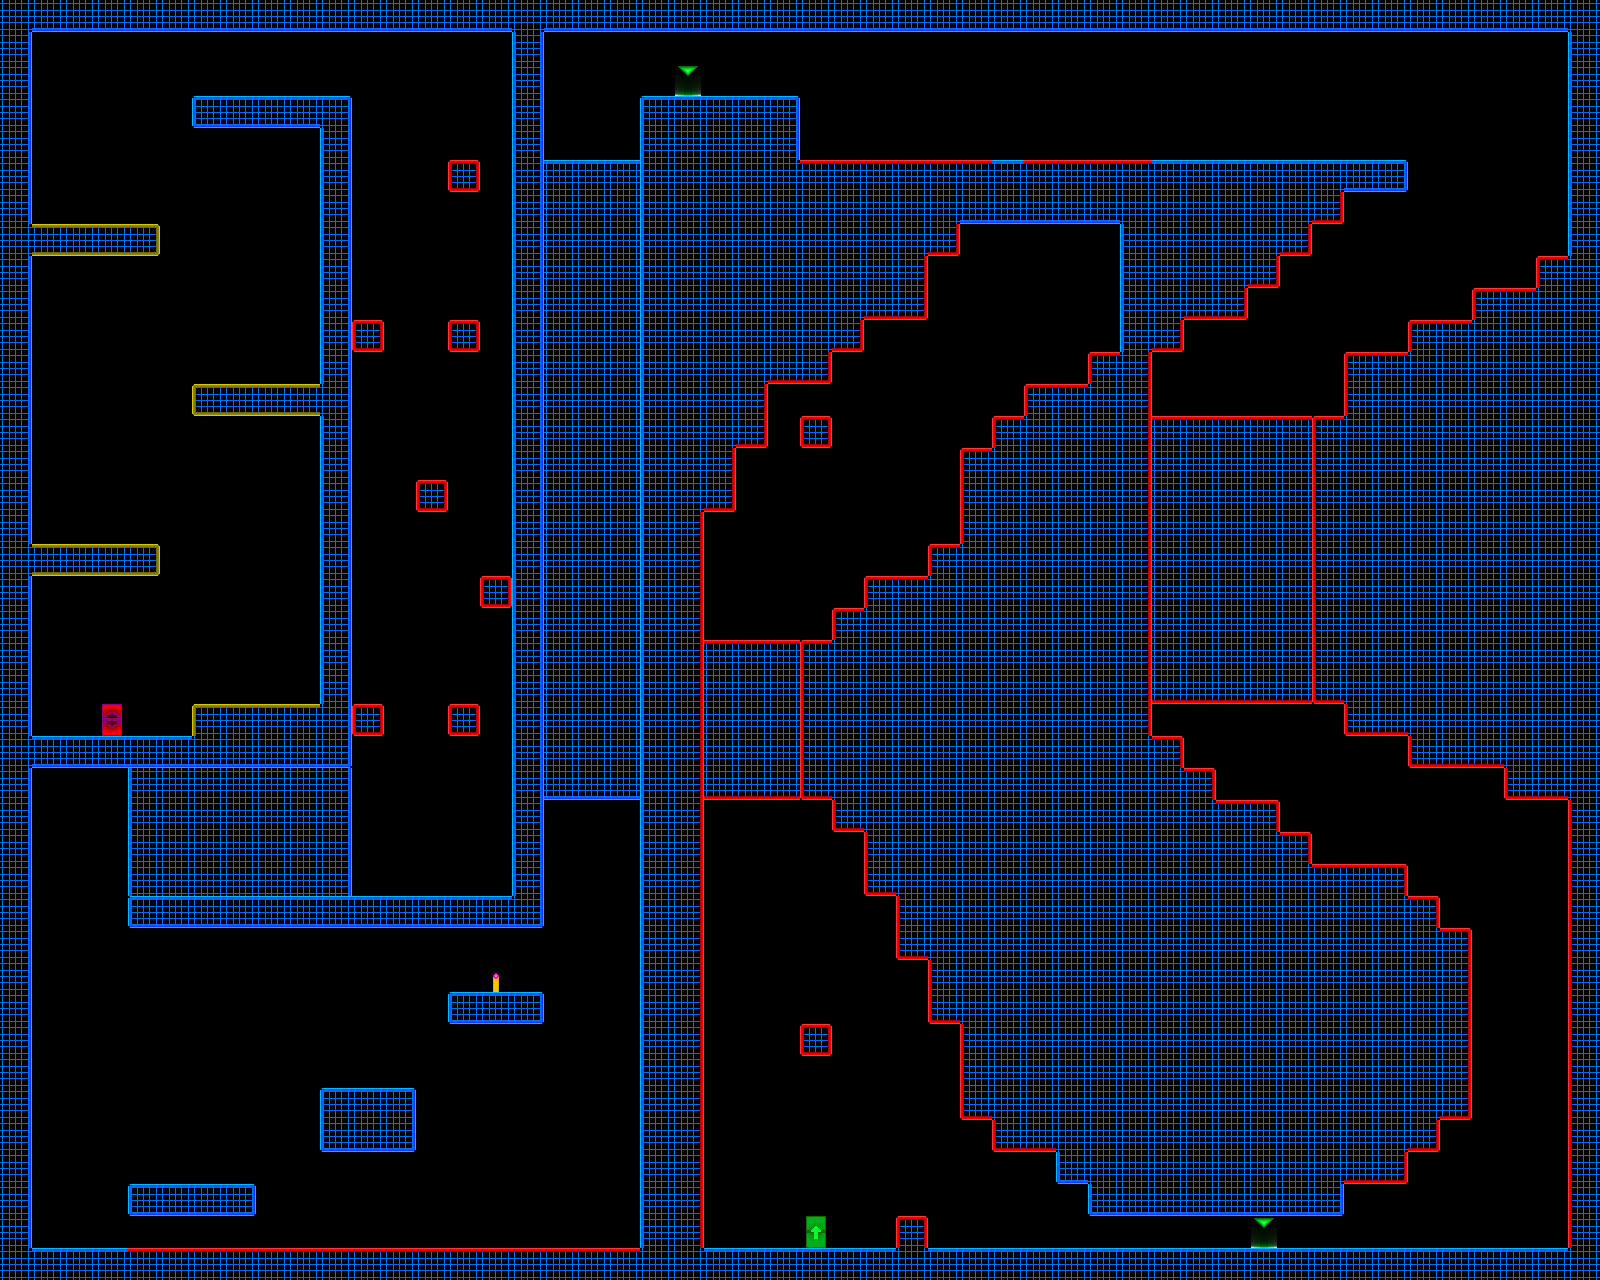

Below is a game level as drawn by its tile map, then a one-line description and the .tmx that defines it (tile-layer data replaced by summaries):
An orthogonal 50x40 tile map with 32x32 px tiles, 1 tile layer (Tile Layer 1) and 101 objects.

<map version="1.0" orientation="orthogonal" renderorder="right-down" width="50" height="40" tilewidth="32" tileheight="32" nextobjectid="105">
 <tileset firstgid="1" name="TestTile" tilewidth="32" tileheight="32" tilecount="117" columns="13">
  <image source="resources/tiles/TestTile.png" width="416" height="288" />
 </tileset>
 <layer name="Tile Layer 1" width="50" height="40">
  <data>[2000 cells, 1033 non-empty, 32 distinct tile ids]</data>
 </layer>
 <objectgroup name="Triggers" visible="0">
  <object id="1" x="96" y="704" width="32" height="32">
   <properties>
    <property name="playerEntrance" value="" />
   </properties>
  </object>
  <object id="2" x="800" y="1216" width="32" height="32">
   <properties>
    <property name="playerExit" value="" />
   </properties>
  </object>
  <object id="3" x="768" y="64" width="32" height="32">
   <properties>
    <property name="ToggleGlitch" value="featherFalling" />
   </properties>
  </object>
  <object id="4" x="1184" y="1216" width="32" height="32">
   <properties>
    <property name="ToggleGlitch" value="featherFalling,gravity" />
   </properties>
  </object>
  <object id="5" x="1152" y="416" width="160" height="288">
   <properties>
    <property name="GlitchedAnimation" value="" />
   </properties>
  </object>
  <object id="6" x="704" y="640" width="96" height="160">
   <properties>
    <property name="GlitchedAnimation" value="" />
   </properties>
  </object>
  <object id="7" x="128" y="768" width="224" height="128">
   <properties>
    <property name="GlitchedAnimation" value="" />
   </properties>
  </object>
  <object id="8" x="544" y="160" width="96" height="640">
   <properties>
    <property name="GlitchedAnimation" value="" />
   </properties>
  </object>
  <object id="9" x="32" y="1248" width="96" height="32">
   <properties>
    <property name="blocker" value="t" />
   </properties>
  </object>
  <object id="10" x="704" y="1248" width="864" height="32">
   <properties>
    <property name="blocker" value="t" />
   </properties>
  </object>
  <object id="11" x="1248" y="1216" width="32" height="32">
   <properties>
    <property name="CheckPoint" value="1" />
   </properties>
  </object>
  <object id="12" x="672" y="64" width="32" height="32">
   <properties>
    <property name="CheckPoint" value="1" />
   </properties>
  </object>
  <object id="13" x="128" y="896" width="384" height="32">
   <properties>
    <property name="blocker" value="tbl" />
   </properties>
  </object>
  <object id="14" x="512" y="896" width="32" height="32">
   <properties>
    <property name="blocker" value="br" />
   </properties>
  </object>
  <object id="15" x="512" y="32" width="32" height="864">
   <properties>
    <property name="blocker" value="lr" />
   </properties>
  </object>
  <object id="16" x="32" y="736" width="160" height="32">
   <properties>
    <property name="blocker" value="tb" />
   </properties>
  </object>
  <object id="17" x="320" y="128" width="32" height="608">
   <properties>
    <property name="blocker" value="lr" />
   </properties>
  </object>
  <object id="18" x="320" y="736" width="32" height="32">
   <properties>
    <property name="blocker" value="bl" />
   </properties>
  </object>
  <object id="19" x="192" y="736" width="128" height="32">
   <properties>
    <property name="blocker" value="b" />
   </properties>
  </object>
  <object id="20" x="320" y="96" width="32" height="32" />
  <object id="21" x="192" y="96" width="128" height="32">
   <properties>
    <property name="blocker" value="tbl" />
   </properties>
  </object>
  <object id="22" x="32" y="0" width="1536" height="32">
   <properties>
    <property name="blocker" value="b" />
   </properties>
  </object>
  <object id="23" x="0" y="32" width="32" height="1216">
   <properties>
    <property name="blocker" value="r" />
   </properties>
  </object>
  <object id="24" x="1568" y="32" width="32" height="224">
   <properties>
    <property name="blocker" value="l" />
   </properties>
  </object>
  <object id="25" x="128" y="1184" width="128" height="32">
   <properties>
    <property name="blocker" value="tblr" />
   </properties>
  </object>
  <object id="26" x="448" y="992" width="96" height="32">
   <properties>
    <property name="blocker" value="tblr" />
   </properties>
  </object>
  <object id="27" x="320" y="1088" width="96" height="64">
   <properties>
    <property name="blocker" value="tblr" />
   </properties>
  </object>
  <object id="28" x="448" y="160" width="32" height="32">
   <properties>
    <property name="deadly" value="tbrl" />
   </properties>
  </object>
  <object id="29" x="448" y="320" width="32" height="32">
   <properties>
    <property name="deadly" value="tbrl" />
   </properties>
  </object>
  <object id="30" x="352" y="320" width="32" height="32">
   <properties>
    <property name="deadly" value="tbrl" />
   </properties>
  </object>
  <object id="31" x="416" y="480" width="32" height="32">
   <properties>
    <property name="deadly" value="tbrl" />
   </properties>
  </object>
  <object id="32" x="480" y="576" width="32" height="32">
   <properties>
    <property name="deadly" value="tbrl" />
   </properties>
  </object>
  <object id="33" x="448" y="704" width="32" height="32">
   <properties>
    <property name="deadly" value="tbrl" />
   </properties>
  </object>
  <object id="34" x="352" y="704" width="32" height="32">
   <properties>
    <property name="deadly" value="tbrl" />
   </properties>
  </object>
  <object id="35" x="800" y="416" width="32" height="32">
   <properties>
    <property name="deadly" value="tbrl" />
   </properties>
  </object>
  <object id="36" x="800" y="1024" width="32" height="32">
   <properties>
    <property name="deadly" value="tbrl" />
   </properties>
  </object>
  <object id="37" x="896" y="1216" width="32" height="32">
   <properties>
    <property name="deadly" value="tbrl" />
   </properties>
  </object>
  <object id="38" x="640" y="160" width="32" height="1088">
   <properties>
    <property name="blocker" value="l" />
   </properties>
  </object>
  <object id="40" x="640" y="96" width="160" height="64">
   <properties>
    <property name="blocker" value="tlr" />
   </properties>
  </object>
  <object id="41" x="1152" y="160" width="256" height="32">
   <properties>
    <property name="blocker" value="tbr" />
   </properties>
  </object>
  <object id="42" x="800" y="160" width="192" height="32">
   <properties>
    <property name="deadly" value="t" />
   </properties>
  </object>
  <object id="43" x="128" y="1248" width="512" height="32">
   <properties>
    <property name="deadly" value="t" />
   </properties>
  </object>
  <object id="44" x="576" y="1056" width="32" height="32">
   <properties>
    <property name="PlatReverse" value="" />
   </properties>
  </object>
  <object id="45" x="576" y="64" width="32" height="32">
   <properties>
    <property name="PlatReverse" value="" />
   </properties>
  </object>
  <object id="46" x="544" y="1024" width="32" height="32">
   <properties>
    <property name="PlatSize" value="3" />
    <property name="PlatSpeed" value="150" />
    <property name="Platform" value="v" />
    <property name="id" value="1" />
   </properties>
  </object>
  <object id="47" x="192" y="704" width="128" height="32">
   <properties>
    <property name="bouncy" value="lt" />
    <property name="power" value="1200" />
   </properties>
  </object>
  <object id="48" x="192" y="384" width="128" height="32">
   <properties>
    <property name="bouncy" value="ltb" />
    <property name="power" value="1200" />
   </properties>
  </object>
  <object id="49" x="32" y="544" width="128" height="32">
   <properties>
    <property name="bouncy" value="rtb" />
    <property name="power" value="1200" />
   </properties>
  </object>
  </objectgroup>
</map>
<!-- 53 of 101 objects omitted -->
